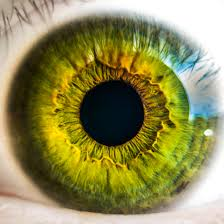
#> input picture download.jpeg, 224 x 224 px
$ python iris.py
#> lines starting #> are read from the running program, lines starting #| are printed output that depends on the picture

import cv2
import numpy as np
import random
from random import randint


'''
Euclid's algorithm for determining the greatest common divisor
Use iteration to make it faster for larger integers
'''
def gcd(a, b):
    while b != 0:
        a, b = b, a % b
    return a

def extended_gcd(aa, bb):
    lastremainder, remainder = abs(aa), abs(bb)
    x, lastx, y, lasty = 0, 1, 1, 0
    while remainder:
        lastremainder, (quotient, remainder) = remainder, divmod(lastremainder, remainder)
        x, lastx = lastx - quotient*x, x
        y, lasty = lasty - quotient*y, y
    return lastremainder, lastx * (-1 if aa < 0 else 1), lasty * (-1 if bb < 0 else 1)

def modinv(a, m):
	g, x, y = extended_gcd(a, m)
	if g != 1:
		raise ValueError
	return x % m


def is_prime1(num, test_count):
    if num == 1:
        return False
    if test_count >= num:
        test_count = num - 1
    for x in range(test_count):
        val = randint(1, num - 1)
        if pow(val, num-1, num) != 1:
            return False
    return True

def generate_big_prime(n):
    found_prime = False
    while not found_prime:
        p = randint(2**(n-1), 2**n)
        if is_prime1(p, 1000):
            return p


'''
Tests to see if a number is prime.
'''
def is_prime(num):
    if num == 2:
        return True
    if num < 2 or num % 2 == 0:
        return False
    for n in range(3, int(num**0.5)+2, 2):
        if num % n == 0:
            return False
    return True

def generate_keypair(p, q):
    if not (is_prime(p) and is_prime(q)):
        raise ValueError('Both numbers must be prime.')
    elif p == q:
        raise ValueError('p and q cannot be equal')
    #n = pq
    n = p * q

    #Phi is the totient of n
    phi = (p-1) * (q-1)

    #Choose an integer e such that e and phi(n) are coprime
    e = random.randrange(1, phi)

    #Use Euclid's Algorithm to verify that e and phi(n) are comprime
    g = gcd(e, phi)
    while g != 1:
        e = random.randrange(1, phi)
        g = gcd(e, phi)

    print ("in generating phi",phi)
    print ("in generating e",e)
    #Use Extended Euclid's Algorithm to generate the private key
    d = modinv(e, phi)
    print (d)
    #Return public and private keypair
    #Public key is (e, n) and private key is (d, n)
    return ((e, n), (d, n))

def encrypt(pk, plaintext):
    #Unpack the key into it's components
    key, n = pk
    #Convert each letter in the plaintext to numbers based on the character using a^b mod m
    cipher = [(ord(char)** key) % n for char in plaintext]
    #Return the array of bytes
    return cipher

def decrypt(pk, ciphertext):
    #Unpack the key into its components
    key, n = pk
    #Generate the plaintext based on the ciphertext and key using a^b mod m
    plain = [chr((char ** key) % n) for char in ciphertext]
    #Return the array of bytes as a string
    return ''.join(plain)

def circle_det(a):
#> called with a = 'download.jpeg'
    img = cv2.imread(a,0)
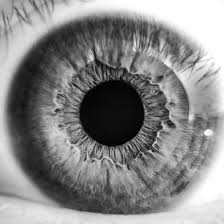
#> img: shape (224, 224); min 0, max 255, mean 135.8
    img = cv2.medianBlur(img,5)
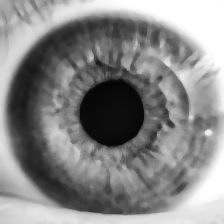
#> img: shape (224, 224); min 3, max 255, mean 136.1
    cimg = cv2.cvtColor(img,cv2.COLOR_GRAY2BGR)
    circles=10
    circles = np.uint16(np.around(circles))
    return circles

if __name__ == '__main__':
    '''
    Detect if the script is being run directly by the user
    '''
    print ("RSA Encrypter/ Decrypter")
    a=circle_det('download.jpeg')
    p = generate_big_prime(a)
    q = generate_big_prime(a)
    print ("Generating your public/private keypairs now . . .")
    public, private = generate_keypair(p, q)
    print ("Your public key is ", public ," and your private key is ", private)
#> (the run stopped early here; a loop or call above may not have finished)
